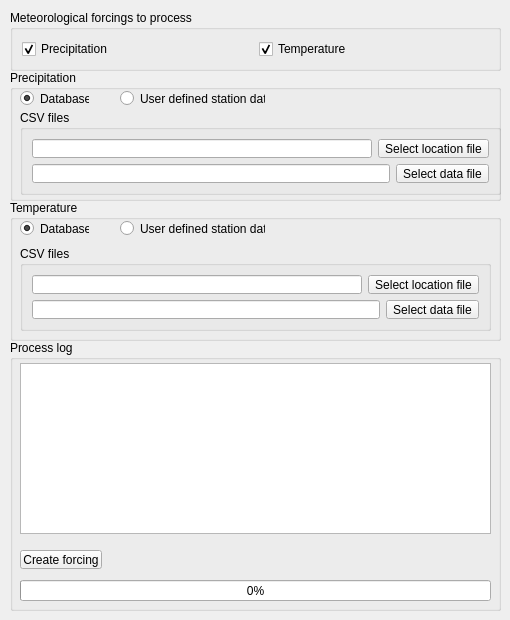
     <widget class="QWidget" name="meteoTab">
      <attribute name="title">
       <string>Meteorological forcing</string>
      </attribute>
      <widget class="QGroupBox" name="forcingGroupBox">
       <property name="geometry">
        <rect>
         <x>10</x>
         <y>10</y>
         <width>491</width>
         <height>61</height>
        </rect>
       </property>
       <property name="title">
        <string>Meteorological forcings to process</string>
       </property>
       <property name="flat">
        <bool>true</bool>
       </property>
       <layout class="QHBoxLayout" name="horizontalLayout_17">
        <item>
         <widget class="QCheckBox" name="precFlagCheckBox">
          <property name="text">
           <string>Precipitation</string>
          </property>
          <property name="checked">
           <bool>true</bool>
          </property>
         </widget>
        </item>
        <item>
         <widget class="QCheckBox" name="tempFlagCheckBox">
          <property name="text">
           <string>Temperature</string>
          </property>
          <property name="checkable">
           <bool>true</bool>
          </property>
          <property name="checked">
           <bool>true</bool>
          </property>
         </widget>
        </item>
       </layout>
      </widget>
      <widget class="QGroupBox" name="precGroupBox">
       <property name="geometry">
        <rect>
         <x>10</x>
         <y>70</y>
         <width>491</width>
         <height>131</height>
        </rect>
       </property>
       <property name="title">
        <string>Precipitation</string>
       </property>
       <property name="flat">
        <bool>true</bool>
       </property>
       <widget class="QRadioButton" name="precDBRadioButton">
        <property name="geometry">
         <rect>
          <x>10</x>
          <y>20</y>
          <width>69</width>
          <height>17</height>
         </rect>
        </property>
        <property name="text">
         <string>Database</string>
        </property>
        <property name="checked">
         <bool>true</bool>
        </property>
       </widget>
       <widget class="QGroupBox" name="precFilesGroupBox">
        <property name="geometry">
         <rect>
          <x>10</x>
          <y>40</y>
          <width>481</width>
          <height>85</height>
         </rect>
        </property>
        <property name="title">
         <string>CSV files</string>
        </property>
        <layout class="QGridLayout" name="gridLayout_5">
         <item row="0" column="0">
          <layout class="QVBoxLayout" name="verticalLayout_6">
           <item>
            <layout class="QHBoxLayout" name="horizontalLayout_18">
             <item>
              <widget class="QLineEdit" name="precLocFileLineEdit">
               <property name="readOnly">
                <bool>true</bool>
               </property>
              </widget>
             </item>
             <item>
              <widget class="QToolButton" name="precLocToolButton">
               <property name="text">
                <string>Select location file</string>
               </property>
              </widget>
             </item>
            </layout>
           </item>
           <item>
            <layout class="QHBoxLayout" name="horizontalLayout_19">
             <item>
              <widget class="QLineEdit" name="precDataFileLineEdit">
               <property name="readOnly">
                <bool>true</bool>
               </property>
              </widget>
             </item>
             <item>
              <widget class="QToolButton" name="precDataToolButton">
               <property name="text">
                <string>Select data file</string>
               </property>
              </widget>
             </item>
            </layout>
           </item>
          </layout>
         </item>
        </layout>
       </widget>
       <widget class="QRadioButton" name="precCSVRadioButton">
        <property name="geometry">
         <rect>
          <x>110</x>
          <y>20</y>
          <width>145</width>
          <height>17</height>
         </rect>
        </property>
        <property name="text">
         <string>User defined station data</string>
        </property>
       </widget>
      </widget>
      <widget class="QGroupBox" name="processLog4GroupBox">
       <property name="geometry">
        <rect>
         <x>10</x>
         <y>340</y>
         <width>491</width>
         <height>271</height>
        </rect>
       </property>
       <property name="title">
        <string>Process log</string>
       </property>
       <property name="flat">
        <bool>true</bool>
       </property>
       <widget class="QTextEdit" name="processLog4TextEdit">
        <property name="geometry">
         <rect>
          <x>10</x>
          <y>23</y>
          <width>471</width>
          <height>171</height>
         </rect>
        </property>
        <property name="readOnly">
         <bool>true</bool>
        </property>
       </widget>
       <widget class="QProgressBar" name="forcingProgressBar">
        <property name="geometry">
         <rect>
          <x>10</x>
          <y>240</y>
          <width>471</width>
          <height>21</height>
         </rect>
        </property>
        <property name="value">
         <number>0</number>
        </property>
       </widget>
       <widget class="QToolButton" name="forcingToolButton">
        <property name="geometry">
         <rect>
          <x>10</x>
          <y>210</y>
          <width>82</width>
          <height>19</height>
         </rect>
        </property>
        <property name="text">
         <string>Create forcing</string>
        </property>
       </widget>
      </widget>
      <widget class="QGroupBox" name="tempGroupBox">
       <property name="geometry">
        <rect>
         <x>10</x>
         <y>200</y>
         <width>491</width>
         <height>141</height>
        </rect>
       </property>
       <property name="title">
        <string>Temperature</string>
       </property>
       <property name="flat">
        <bool>true</bool>
       </property>
       <widget class="QRadioButton" name="tempDBRadioButton">
        <property name="geometry">
         <rect>
          <x>10</x>
          <y>20</y>
          <width>69</width>
          <height>17</height>
         </rect>
        </property>
        <property name="text">
         <string>Database</string>
        </property>
        <property name="checked">
         <bool>true</bool>
        </property>
       </widget>
       <widget class="QRadioButton" name="tempCSVRadioButton">
        <property name="geometry">
         <rect>
          <x>110</x>
          <y>20</y>
          <width>145</width>
          <height>17</height>
         </rect>
        </property>
        <property name="text">
         <string>User defined station data</string>
        </property>
       </widget>
       <widget class="QGroupBox" name="tempFilesGroupBox">
        <property name="geometry">
         <rect>
          <x>10</x>
          <y>46</y>
          <width>471</width>
          <height>85</height>
         </rect>
        </property>
        <property name="title">
         <string>CSV files</string>
        </property>
        <layout class="QGridLayout" name="gridLayout_2">
         <item row="0" column="0">
          <layout class="QVBoxLayout" name="verticalLayout_7">
           <item>
            <layout class="QHBoxLayout" name="horizontalLayout_20">
             <item>
              <widget class="QLineEdit" name="tempLocFileLineEdit">
               <property name="readOnly">
                <bool>true</bool>
               </property>
              </widget>
             </item>
             <item>
              <widget class="QToolButton" name="tempLocToolButton">
               <property name="text">
                <string>Select location file</string>
               </property>
              </widget>
             </item>
            </layout>
           </item>
           <item>
            <layout class="QHBoxLayout" name="horizontalLayout_21">
             <item>
              <widget class="QLineEdit" name="tempDataFileLineEdit">
               <property name="readOnly">
                <bool>true</bool>
               </property>
              </widget>
             </item>
             <item>
              <widget class="QToolButton" name="tempDataToolButton">
               <property name="text">
                <string>Select data file</string>
               </property>
              </widget>
             </item>
            </layout>
           </item>
          </layout>
         </item>
        </layout>
       </widget>
      </widget>
     </widget>
